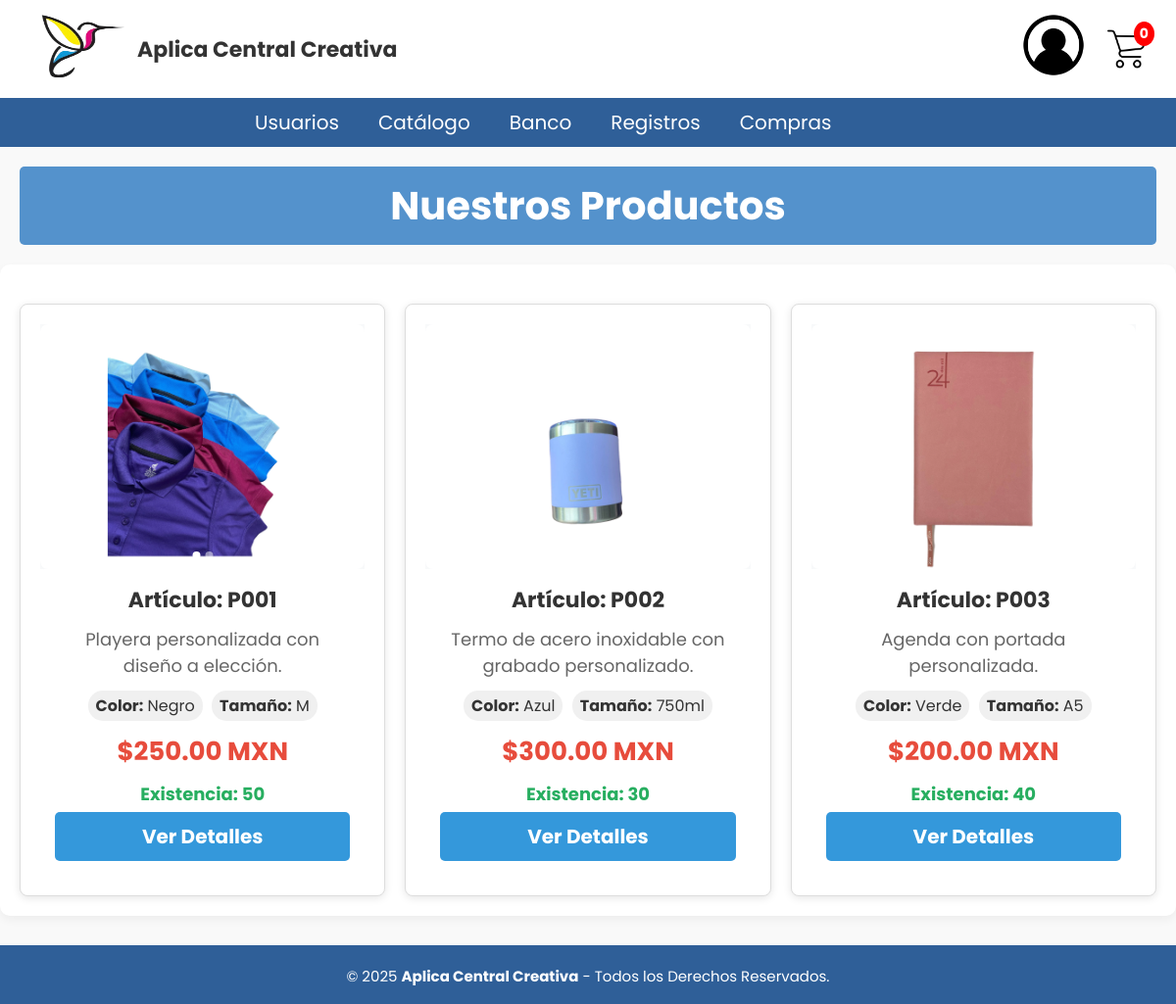
The app's page /Home/Home.php (signed in) with its own data.
### tables this page shows
CREATE TABLE articulos(
id_articulo VARCHAR(5) NOT NULL PRIMARY KEY UNIQUE,
descripcion TEXT NOT NULL,
id_detalle_articulo INT NOT NULL,
CONSTRAINT fk_deta_art FOREIGN KEY (id_detalle_articulo) REFERENCES detalle_articulos(id_detalle_articulo)
);

CREATE TABLE detalle_articulos(
id_detalle_articulo INT NOT NULL PRIMARY KEY AUTO_INCREMENT,
existencia INT NOT NULL,
costo DECIMAL(6,2) NOT NULL,
precio DECIMAL(6,2) NOT NULL,
id_proveedor INT NOT NULL,
estatus ENUM('Disponible','No Disponible','Descontinuado') DEFAULT 'Disponible',
CONSTRAINT fk_proveedor FOREIGN KEY (id_proveedor) REFERENCES usuario(id_usuario)
);

### Home/Home.php (the view, shortened to what this page needs)
<?php
include('../Nav/header.php');
?>
<!DOCTYPE html>
<html lang="es">
<head>
  <link rel="stylesheet" href="Home.css" />
</head>
<body>
<h1 class="titulo">Nuestros Productos</h1>
<div class="container">
  <div class="products-grid">
    <?php
    $sql = "SELECT DISTINCT
              a.id_articulo,
              a.descripcion,
              d.precio,
              d.existencia,
              d.estatus,
              d.id_detalle_articulo
            FROM articulos a
            INNER JOIN detalle_articulos d ON a.id_detalle_articulo = d.id_detalle_articulo
            WHERE d.estatus = 'Disponible'
            ORDER BY a.id_articulo";
    $resultado = $conn->query($sql);
    if ($resultado->num_rows > 0) {
        while ($row = $resultado->fetch_assoc()) {
            $sql_imagenes = "SELECT ac.valor
                            FROM articulo_completo ac
                            INNER JOIN atributos at ON ac.id_atributo = at.id_atributo
                            WHERE ac.id_articulo = ? AND at.nombre = 'Imagen'";
            $stmt = $conn->prepare($sql_imagenes);
            $stmt->bind_param("s", $row["id_articulo"]);
            $stmt->execute();
            $resultado_imagenes = $stmt->get_result();
            $imagenes = [];
            while ($img = $resultado_imagenes->fetch_assoc()) {
                $imagenes[] = $img['valor'];
            }
            $sql_atributos = "SELECT at.nombre, ac.valor
                             FROM articulo_completo ac
                             INNER JOIN atributos at ON ac.id_atributo = at.id_atributo
                             WHERE ac.id_articulo = ? AND at.nombre != 'Imagen'";
            $stmt_attr = $conn->prepare($sql_atributos);
            $stmt_attr->bind_param("s", $row["id_articulo"]);
            $stmt_attr->execute();
            $resultado_atributos = $stmt_attr->get_result();
            $atributos = [];
            while ($attr = $resultado_atributos->fetch_assoc()) {
                $atributos[$attr['nombre']] = $attr['valor'];
            }
            echo '<div class="product" data-product-id="' . $row["id_articulo"] . '">';
            echo '<div class="product-images">';
            if (!empty($imagenes)) {
                foreach ($imagenes as $index => $imagen) {
                    $activeClass = ($index === 0) ? ' active' : '';
                    echo '<img src="../Imagenes/' . htmlspecialchars($imagen) . '" alt="' . htmlspecialchars($row["descripcion"]) . '" class="product-img' . $activeClass . '">';
                }
                if (count($imagenes) > 1) {
                    echo '<div class="image-indicators">';
                    for ($i = 0; $i < count($imagenes); $i++) {
                        echo '<span class="indicator' . ($i === 0 ? ' active' : '') . '" data-index="' . $i . '"></span>';
                    }
                    echo '</div>';
                }
            } else {
                echo '<img src="../Imagenes/no-image.png" alt="Sin imagen" class="product-img active">';
            }
            echo '</div>';
            echo '<div class="product-content">';
            echo '<h3>Artículo: ' . htmlspecialchars($row["id_articulo"]) . '</h3>';
            echo '<p>' . htmlspecialchars($row["descripcion"]) . '</p>';
            if (!empty($atributos)) {
                echo '<div class="product-attributes">';
                $contador = 0;
                foreach ($atributos as $nombre => $valor) {
                    if ($contador < 3) {
                        echo '<span class="attribute"><strong>' . htmlspecialchars($nombre) . ':</strong> ' . htmlspecialchars($valor) . '</span> ';
                        $contador++;
                    }
                }
                echo '</div>';
            }
            echo '<p class="price">$' . number_format($row["precio"], 2) . ' MXN</p>';
            echo '<p class="stock">Existencia: ' . $row["existencia"] . '</p>';
            echo '<a href="Detalle_articulo.php?id=' . $row["id_articulo"] . '" class="btn-ver-detalle">Ver Detalles</a>';
            echo '</div>';
            echo '</div>';
        }
    } else {
        echo '<div class="no-products">No hay productos disponibles en este momento.</div>';
    }
    ?>
  </div>
</div>
</body>
<?php
include ('../Nav/footer.php');
?>
</html>

### BD/ConexionBD.php (shortened to what this page needs)
<!DOCTYPE html>
<html lang="en">
<head>
</head>
<body>
</body>
</html>

### BD/ConexionBDB.php (shortened to what this page needs)
<!DOCTYPE html>
<html lang="en">
<head>
</head>
<body>
</body>
</html>

### Nav/header.php (shortened to what this page needs)
<?php
include('../BD/ConexionBD.php');
include('../BD/ConexionBDB.php');
$id_usuario = $_SESSION['id_usuario'];
$id_rol = $_SESSION['id_rol'];
$menus = [
    1 => [
        "Usuarios" => "../Usuarios\Usuarios.php",
        "Catálogo" => "../Home/Home.php",
        "Banco" => [
            "Clientes" => "../Banco_Usuarios\Usuarios_B.php",
            "Bancos" => "../Bancos\Bancos.php"
        ],
        "Registros" => "../Ventas/Resumen_detalle.php",
        "Compras" => "../Pedido/seguimiento_pedido.php"
    ],
    2 => [
        "Mis pedidos" => "../Pedido/seguimiento_pedido.php",
        "" => [
            "" => "",
           "" => ""
        ],
        "" => "",
    ],
    3 => [
        "Tienda" => [
            "Ver Productos" => "../Catalogo/catalogo.php",
            "Promociones" => "../Catalogo/promociones.php"
        ],
        "Mis Compras" => [
            "Historial" => "../Cliente/historial_compras.php"
        ],
        "Carrito" => [
            "Ver Carrito" => "../Carrito/carrito.php"
        ],
        "Perfil" => [
            "Perfil" => "../Perfil/Perfil.php"
        ]
    ]
];
$queryCliente = "SELECT id_cliente
FROM cliente WHERE id_usuario = ?";
$stmtCliente = $conn->prepare($queryCliente);
$stmtCliente->bind_param('i', $id_usuario);
$stmtCliente->execute();
$resultCliente = $stmtCliente->get_result();
$cliente = $resultCliente->fetch_assoc();
$id_cliente = $cliente['id_cliente'] ?? null;
$sql_carrito = "SELECT id_carrito FROM carrito WHERE id_cliente = ?";
$stmt = $conn->prepare($sql_carrito);
$stmt->bind_param("i", $id_cliente);
$stmt->execute();
$result = $stmt->get_result();
$row = $result->fetch_assoc();
$id_carrito = $row['id_carrito'] ?? null;
$sql_sum_cantidad = "SELECT SUM(cantidad) AS total_cantidad FROM detalle_carrito WHERE id_carrito = ?";
$stmt = $conn->prepare($sql_sum_cantidad);
$stmt->bind_param("i", $id_carrito);
$stmt->execute();
$result = $stmt->get_result();
$total_cantidad = 0;
if ($row = $result->fetch_assoc()) {
    $total_cantidad = $row['total_cantidad'] ?? 0;
}
?>
<!DOCTYPE html>
<html lang="es">
<head>
    <link rel="stylesheet" href="../CSS/cabecera.css" type="text/css">
    <link rel="stylesheet" href="../CSS/menu.css" type="text/css">
    <link rel="stylesheet" href="../CSS/pie_pagina.css" type="text/css">
    <link rel="stylesheet" href="../CSS/tablas_boton.css" type="text/css">
    <link rel="stylesheet" href="../CSS/formularios.css" type="text/css">
    <link rel="stylesheet" href="../CSS/departamentos.css" type="text/css">
    <link rel="stylesheet" href="../CSS/cabecera2.css" type="text/css">
    <link rel="stylesheet" href="../CSS/Detalle_Producto.css" type="text/css">
    <link rel="stylesheet" href="../CSS/Carrito.css" type="text/css">
    <link rel="stylesheet" href="../CSS/direccion.css" type="text/css">
    <link rel="stylesheet" href="../CSS/Perfil.css" type="text/css">
    <link rel="stylesheet" href="../CSS/Tarjetas.css" type="text/css">
    <link rel="stylesheet" href="../CSS/Confirmar_pedido.css" type="text/css">
    <link rel="stylesheet" href="../CSS/reporte_ventas.css" type="text/css">
    <link rel="stylesheet" href="../CSS/seguimiento_pedido.css" type="text/css">
</head>
<body>
<header class="cabecera_p">
    <div class="cabecera">
        <div class="logo-nombre">
            <a href="../Home/Home.php">
                <img src="../Imagenes/acc_logo.png" class="img-logo" alt="Logo">
            </a>
            <h1 class="nom_sis">Aplica Central Creativa</h1>
        </div>
<div class="user-carrito-wrapper">
<div class="user-menu-container">
    <div class="user-icon-wrapper" onclick="toggleMenu()">
        <img src="../Imagenes/avatar.png" alt="Usuario" class="user-icon">
    </div>
</div>
        <div class="centro-cabecera">
    <div class="carrito-icono">
        <a href="../Carrito/carrito.php">
            <img src="../Imagenes/carrito.png" alt="Carrito" class="carrito-img">
            <span id="contador-carrito"><?php echo intval($total_cantidad); ?></span>
        </a>
    </div>
</div>
    </div>
    </div>
    <div class="header">
        <ul class="nav">
            <?php
            if ($id_rol && isset($menus[$id_rol])) {
                foreach ($menus[$id_rol] as $nombre => $url) {
                    if (is_array($url)) {
                        echo "<li><a href='#'>$nombre</a><ul class='submenu'>";
                        echo "</ul></li>";
                    } else {
                        echo "<li><a href='$url'>$nombre</a></li>";
                    }
                }
            } else {
                echo "<li><a href='#'>Acceso Denegado</a></li>";
            }
            ?>
        </ul>
    </div>
</header>
</body>
</html>

### Nav/footer.php
<footer class="pie-pagina">
        <div class="grupo-2">
            <small>&copy; 2025 <b>Aplica Central Creativa</b> - Todos los Derechos Reservados.</small>
        </div>
    </footer>

### CSS/cabecera.css (style rules this page uses)
html { font-size: 20px; overflow-y: auto; font-family: 'Poppins', sans-serif; }
.cabecera { display: flex; justify-content: space-between; align-items: center; height: 100px; width: 100%; background-color: #ffffff; padding: 0 30px; }
.logo-nombre { display: flex; align-items: center; gap: 10px; }
.img-logo { height: 90px; width: 100px; }
.nom_sis { font-size: 22px; font-weight: bold; color: #333; margin: 0; }
.user-carrito-wrapper { display: flex; align-items: center; gap: 20px; }
.carrito-icono { position: relative; cursor: pointer; }
.carrito-img { width: 50px; height: 50px; }
#contador-carrito { position: absolute; top: -5px; right: -10px; background-color: red; color: white; font-size: 12px; padding: 2px 6px; border-radius: 50%; }
.user-menu-container { position: relative; }
.user-icon-wrapper { cursor: pointer; }
.user-icon { width: 70px; height: 70px; border-radius: 50%; object-fit: cover; transition: transform 0.2s ease; }

### CSS/menu.css (style rules this page uses)
* { padding: 0px; margin: 0px; }
.header { margin: auto; width: 100%; background-color: #2f5f98; }
ul, ol { list-style: none; }
.nav { display: flex; margin-left: 20%; }
.nav > li { position: relative; float: left; }
.nav li a { background-color: #2f5f98; color: #fff; text-decoration: none; padding: 10px 20px; display: block; }

### CSS/pie_pagina.css (style rules this page uses)
.container { flex: 1; }
.pie-pagina { width: 100%; margin-top: 30px; }
.pie-pagina .grupo-2 { background-color: #2f5f98; padding: 15px 10px; text-align: center; color: #fff; }
.pie-pagina .grupo-2 small { font-size: 15px; }

### CSS/tablas_boton.css (style rules this page uses)
.titulo { background-color: #5492cc; color: white; padding: 10px 20px; border: none; border-radius: 5px; cursor: pointer; font-family: 'Poppins', sans-serif; margin-left: 20px; margin-top: 20px; margin-right: 20px; }
a { text-decoration: underline; color: rgb(0, 0, 0); }

### CSS/formularios.css (style rules this page uses)
.titulo { background-color: #5492cc; color: white; padding: 10px 20px; border: none; border-radius: 5px; cursor: pointer; font-family: 'Poppins', sans-serif; margin-left: 20px; margin-top: 20px; margin-bottom: 20px; margin-right: 20px; }
* { font-family: 'Poppins', sans-serif; margin: 0; padding: 0; box-sizing: border-box; }

### CSS/departamentos.css (style rules this page uses)
a { text-decoration: underline; color: purple; }

### CSS/cabecera2.css (style rules this page uses)
* { padding: 0px; margin: 0px; }
.header { margin: auto; width: 100%; background-color: #2f5f98; }
ul, ol { list-style: none; }
.nav { display: flex; margin-left: 20%; height: 50px; }
.nav > li { position: relative; float: left; }
.nav li a { background-color: #2f5f98; color: #fff; text-decoration: none; padding: 10px 20px; display: block; }
h1, h2 { color: #000000; }

### CSS/Detalle_Producto.css (style rules this page uses)
.price { font-size: 24px; font-weight: bold; color: #28a745; margin: 10px 0; }

### CSS/Carrito.css (style rules this page uses)
body { font-family: 'Segoe UI', Tahoma, Geneva, Verdana, sans-serif; background-color: #f4f4f9; color: #000000; }
h1 { text-align: center; margin-bottom: 30px; color: #000000; }

### CSS/direccion.css (style rules this page uses)
body { font-family: 'Segoe UI', Tahoma, Geneva, Verdana, sans-serif; background-color: #f4f4f9; color: #000000; }
h1 { text-align: center; margin-bottom: 30px; color: #000000; }
h3 { color: #000000; margin-bottom: 10px; }

### CSS/confirmar_pedido.css (style rules this page uses)
body { font-family: 'Segoe UI', Tahoma, Geneva, Verdana, sans-serif; background-color: #f4f4f9; color: #000000; margin: 0; padding: 0; }
h1 { text-align: center; color: #000000; margin-top: 20px; }
.container { max-width: 1000px; margin: 30px auto; background-color: #fff; border-radius: 10px; box-shadow: 0 4px 10px rgba(0, 0, 0, 0.05); padding: 30px; }

### CSS/reporte_ventas.css (style rules this page uses)
body { font-family: Arial, sans-serif; background-color: #f8f9fa; color: #333; }

### Home/Home.css (style rules this page uses)
body { font-family: Arial, sans-serif; margin: 0; padding: 0; background-color: #f9f9f9; }
.container { max-width: 1200px; margin: auto; padding: 2rem; display: grid; grid-template-columns: repeat(auto-fit, minmax(280px, 1fr)); gap: 2rem; }
.product { background-color: white; border-radius: 8px; box-shadow: 0 2px 10px rgba(0, 0, 0, 0.1); padding: 1rem; text-align: center; transition: transform 0.2s; }
.product img { max-width: 100%; border-radius: 8px; height: 200px; object-fit: cover; }
.product h3 { margin: 1rem 0 0.5rem; }
.product p { color: #555; }
.price { font-weight: bold; color: #e91e63; margin: 0.5rem 0; }
.carrito-icono { position: relative; width: 40px; height: 40px; cursor: pointer; }
.carrito-img { width: 100%; height: 100%; object-fit: contain; }
#contador-carrito { position: absolute; top: -8px; right: -8px; background-color: red; color: white; border-radius: 50%; padding: 2px 6px; font-size: 14px; font-weight: bold; }

### records on screen
articulos: id_articulo "P001", descripcion "Playera personalizada con diseño a elección.", nombre "Color", valor "Negro", nombre "Tamaño", valor "M", id_detalle_articulo.precio "250.00", id_detalle_articulo.existencia "50"
articulos: id_articulo "P002", descripcion "Termo de acero inoxidable con grabado personalizado.", nombre "Color", valor "Azul", nombre "Tamaño", valor "750ml", id_detalle_articulo.precio "300.00", id_detalle_articulo.existencia "30"
articulos: id_articulo "P003", descripcion "Agenda con portada personalizada.", nombre "Color", valor "Verde", nombre "Tamaño", valor "A5", id_detalle_articulo.precio "200.00", id_detalle_articulo.existencia "40"

### other values on screen
$total_cantidad "0"
$nombre "Usuarios"
$nombre "Catálogo"
$nombre "Banco"
$nombre "Registros"
$nombre "Compras"
